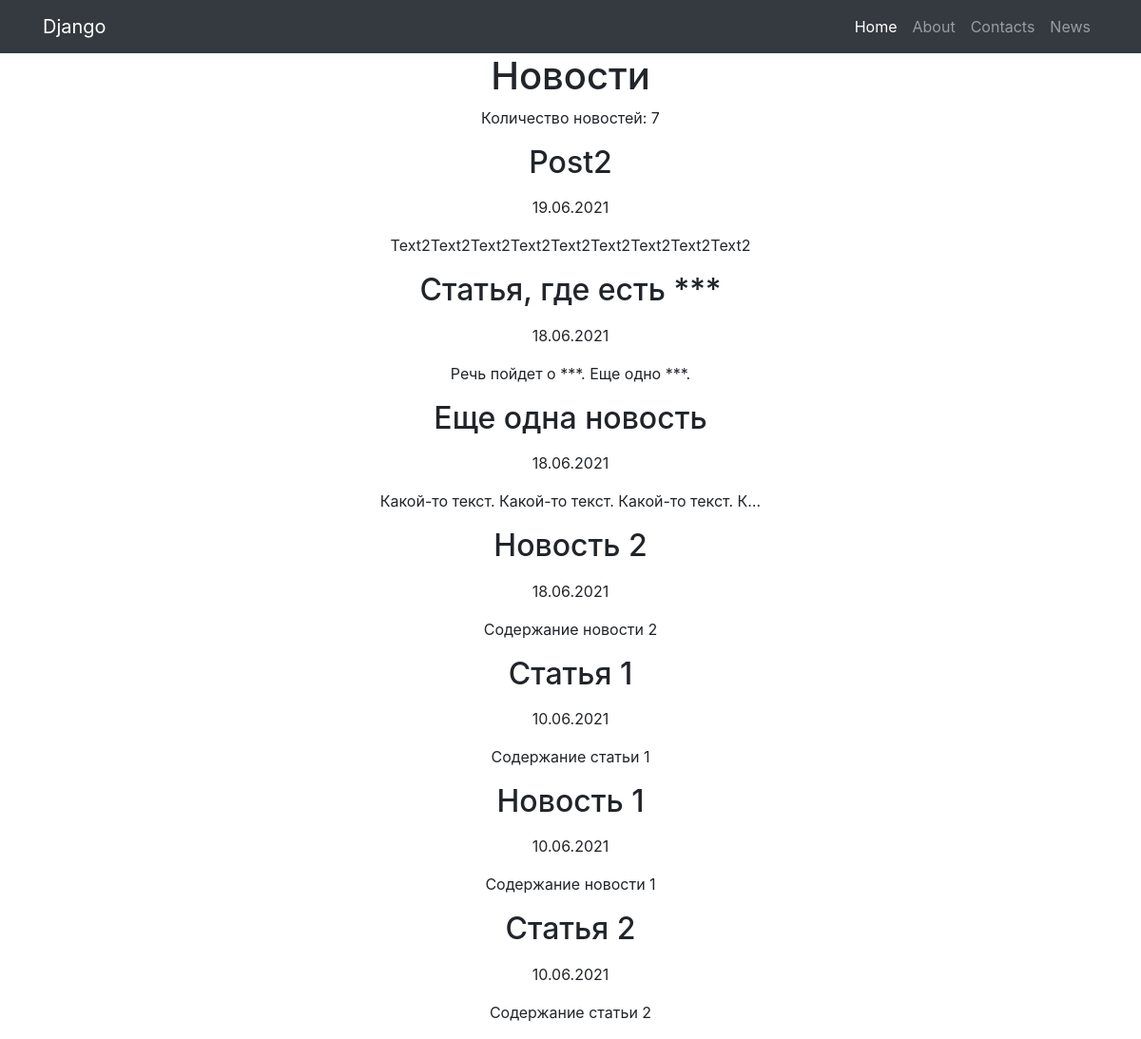
The page /news/ on the database as committed earlier.
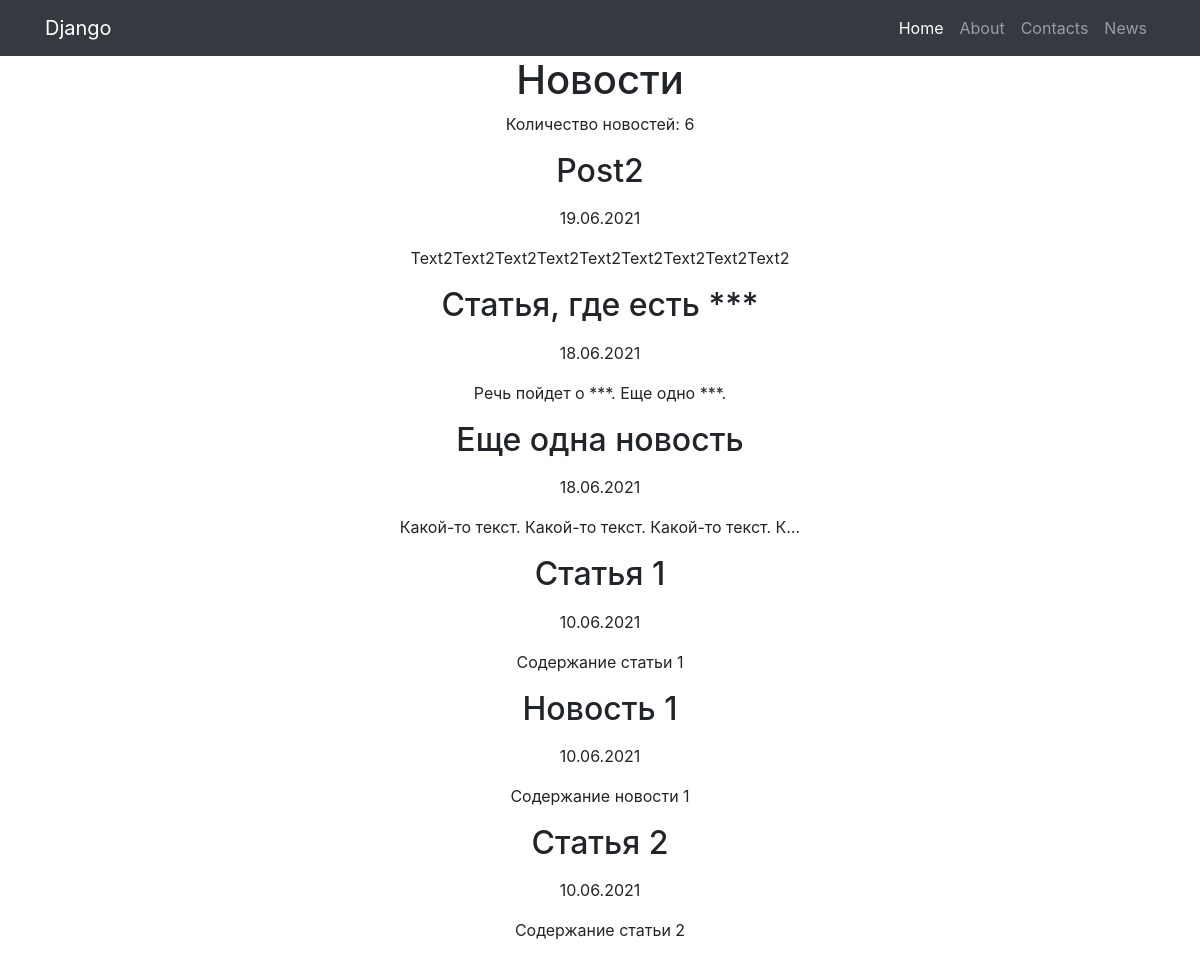
The same page on the database as committed later.
### news/models.py (models this page shows, shortened)
class Post(models.Model):
    author = models.ForeignKey(Author, on_delete=models.CASCADE, verbose_name='Автор')
    category = models.ManyToManyField(Category, through='PostCategory')
    type = models.BooleanField(default=False)  # False - статья, True - новость
    creation_datetime = models.DateTimeField(auto_now_add=True, verbose_name='Дата публикации')
    title = models.CharField(max_length=255, verbose_name='Название')
    text = models.TextField(verbose_name='Содержание')
    rating = models.IntegerField(default=0)

### news/views.py (the view)
# urls.py: path('', NewsList.as_view()),
class NewsList(ListView):
    model = Post
    template_name = 'news.html'
    context_object_name = 'news'
    queryset = Post.objects.order_by('-creation_datetime')
    paginate_by = 10
    def get_context_data(self, **kwargs):
        context = super().get_context_data(**kwargs)
        context['posts_amount'] = len(Post.objects.all())
        return context

### news/templatetags/custom_filters.py (called while the page is built)
@register.filter(name='censor')
def censor(text, swearing):
    if swearing in text:
        return text.replace(swearing, '***')
    return text

### templates/news.html (shortened to what this page needs)
{% extends 'flatpages/default.html' %}
{% load custom_filters %}
{% block content %}
    <h1>Новости</h1>
    <p> Количество новостей: {{ posts_amount }}</p>
    {% if news %}
        {% for news_one in news %}
            <h2>{{ news_one.title | censor:'очень_плохое_слово'}}</h2>
            <p>{{ news_one.creation_datetime | date:'d.m.Y'}}</p>
            <p>{{ news_one.text | censor:'очень_плохое_слово' | truncatechars:50}}</p>
        {% endfor %}
    {% else %}
        <h2>Нет никаких новостей :(</h2>
    {% endif %}
{% endblock content %}

Rows that differ between the two databases and show on the page:
removed Post: title|censor "Новость 2", creation_datetime "18.06.2021", text|censor "Содержание новости 2"
Other text that changed with them:
{{ posts_amount }}: "7" → "6"
